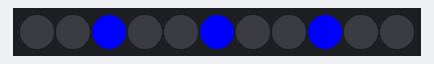
Recording of a program running on a simulated BBC micro:bit (MakeCode). On the bench: 11 RGB LEDs in strip order, left to right.

Above: at 5.29 s.
At 9.52 s:
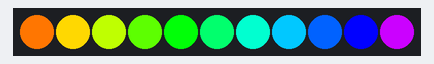
At 13.75 s:
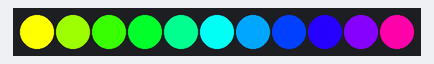
At 22.51 s:
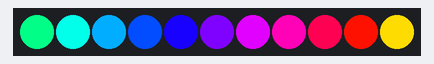
At 30.96 s:
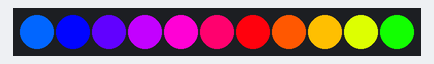
At 39.72 s:
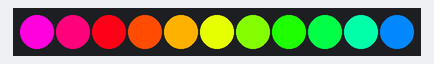

The program:

main.ts
```typescript
let b = 0
let loop = 0
let pixels = 0
let strip = neopixel.create(DigitalPin.P0, 11, NeoPixelMode.RGB)
strip.setBrightness(255)
basic.forever(function () {
    for (let index = 0; index < 10; index++) {
        strip.setPixelColor(pixels, neopixel.colors(NeoPixelColors.Red))
        strip.show()
        basic.pause(50)
        pixels += 1
    }
    pixels = 0
    for (let index = 0; index < 10; index++) {
        strip.setPixelColor(pixels, neopixel.colors(NeoPixelColors.Green))
        strip.show()
        basic.pause(50)
        pixels += 1
    }
    pixels = 0
    for (let index = 0; index < 10; index++) {
        strip.setPixelColor(pixels, neopixel.colors(NeoPixelColors.Blue))
        strip.show()
        basic.pause(50)
        pixels += 1
    }
    pixels = 0
    loop = 8
    for (let index = 0; index < loop; index++) {
        strip.showColor(neopixel.colors(NeoPixelColors.Black))
        strip.setPixelColor(0, neopixel.colors(NeoPixelColors.White))
        strip.setPixelColor(3, neopixel.colors(NeoPixelColors.White))
        strip.setPixelColor(6, neopixel.colors(NeoPixelColors.White))
        strip.setPixelColor(9, neopixel.colors(NeoPixelColors.White))
        strip.show()
        basic.pause(50)
        strip.showColor(neopixel.colors(NeoPixelColors.Black))
        strip.setPixelColor(1, neopixel.colors(NeoPixelColors.White))
        strip.setPixelColor(4, neopixel.colors(NeoPixelColors.White))
        strip.setPixelColor(7, neopixel.colors(NeoPixelColors.White))
        strip.setPixelColor(10, neopixel.colors(NeoPixelColors.White))
        strip.show()
        basic.pause(50)
        strip.showColor(neopixel.colors(NeoPixelColors.Black))
        strip.setPixelColor(2, neopixel.colors(NeoPixelColors.White))
        strip.setPixelColor(5, neopixel.colors(NeoPixelColors.White))
        strip.setPixelColor(8, neopixel.colors(NeoPixelColors.White))
        strip.show()
        basic.pause(50)
    }
    for (let index = 0; index < loop; index++) {
        strip.showColor(neopixel.colors(NeoPixelColors.Black))
        strip.setPixelColor(0, neopixel.colors(NeoPixelColors.Red))
        strip.setPixelColor(3, neopixel.colors(NeoPixelColors.Red))
        strip.setPixelColor(6, neopixel.colors(NeoPixelColors.Red))
        strip.setPixelColor(9, neopixel.colors(NeoPixelColors.Red))
        strip.show()
        basic.pause(50)
        strip.showColor(neopixel.colors(NeoPixelColors.Black))
        strip.setPixelColor(1, neopixel.colors(NeoPixelColors.Red))
        strip.setPixelColor(4, neopixel.colors(NeoPixelColors.Red))
        strip.setPixelColor(7, neopixel.colors(NeoPixelColors.Red))
        strip.setPixelColor(10, neopixel.colors(NeoPixelColors.Red))
        strip.show()
        basic.pause(50)
        strip.showColor(neopixel.colors(NeoPixelColors.Black))
        strip.setPixelColor(2, neopixel.colors(NeoPixelColors.Red))
        strip.setPixelColor(5, neopixel.colors(NeoPixelColors.Red))
        strip.setPixelColor(8, neopixel.colors(NeoPixelColors.Red))
        strip.show()
        basic.pause(50)
    }
    for (let index = 0; index < loop; index++) {
        strip.showColor(neopixel.colors(NeoPixelColors.Black))
        strip.setPixelColor(0, neopixel.colors(NeoPixelColors.Blue))
        strip.setPixelColor(3, neopixel.colors(NeoPixelColors.Blue))
        strip.setPixelColor(6, neopixel.colors(NeoPixelColors.Blue))
        strip.setPixelColor(9, neopixel.colors(NeoPixelColors.Blue))
        strip.show()
        basic.pause(50)
        strip.showColor(neopixel.colors(NeoPixelColors.Black))
        strip.setPixelColor(1, neopixel.colors(NeoPixelColors.Blue))
        strip.setPixelColor(4, neopixel.colors(NeoPixelColors.Blue))
        strip.setPixelColor(7, neopixel.colors(NeoPixelColors.Blue))
        strip.setPixelColor(10, neopixel.colors(NeoPixelColors.Blue))
        strip.show()
        basic.pause(50)
        strip.showColor(neopixel.colors(NeoPixelColors.Black))
        strip.setPixelColor(2, neopixel.colors(NeoPixelColors.Blue))
        strip.setPixelColor(5, neopixel.colors(NeoPixelColors.Blue))
        strip.setPixelColor(8, neopixel.colors(NeoPixelColors.Blue))
        strip.show()
        basic.pause(50)
    }
    b = 0
    for (let index = 0; index < 5; index++) {
        for (let index = 0; index < 360; index++) {
            basic.pause(10)
            b += 1
            strip.showRainbow(b, b + -100)
        }
    }
    b = 0
    for (let index = 0; index < 5; index++) {
        for (let index = 0; index < 360; index++) {
            basic.pause(10)
            b += 1
            strip.showRainbow(b, b + -100)
        }
    }
})
```

test.ts
```typescript
// les tests vont ici ; cela ne sera pas compilé si ce paquet est utilisé en tant qu'extension.
```
